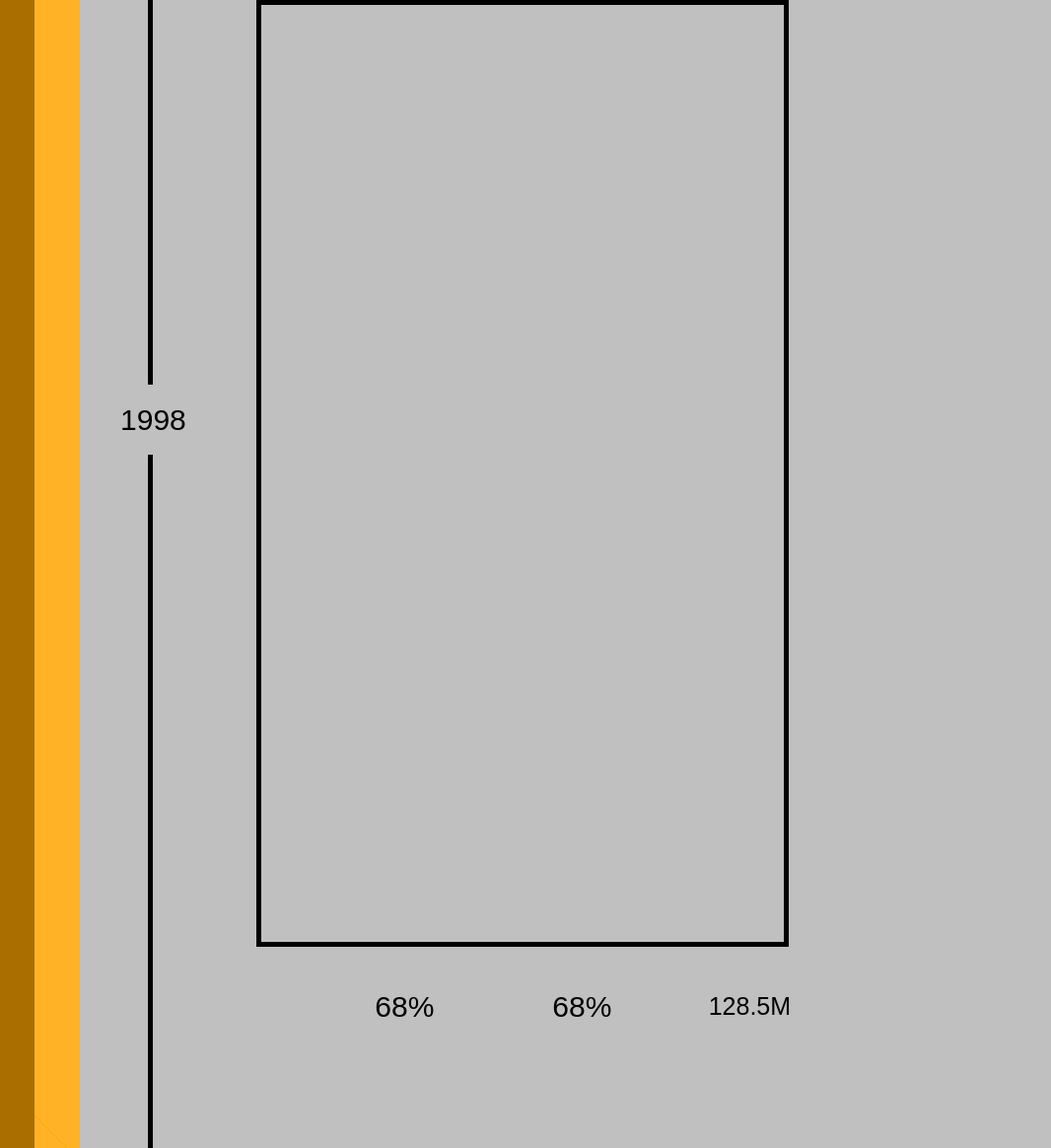
<?xml version="1.0" encoding="UTF-8"?>
<ui version="4.0">
 <class>Form</class>
 <widget class="QWidget" name="Form">
  <property name="geometry">
   <rect>
    <x>0</x>
    <y>0</y>
    <width>1066</width>
    <height>1164</height>
   </rect>
  </property>
  <property name="windowTitle">
   <string>Form</string>
  </property>
  <property name="styleSheet">
   <string notr="true">background-color: silver</string>
  </property>
  <widget class="QLabel" name="Poster_icon">
   <property name="geometry">
    <rect>
     <x>260</x>
     <y>0</y>
     <width>540</width>
     <height>960</height>
    </rect>
   </property>
   <property name="autoFillBackground">
    <bool>false</bool>
   </property>
   <property name="frameShape">
    <enum>QFrame::Box</enum>
   </property>
   <property name="lineWidth">
    <number>5</number>
   </property>
   <property name="text">
    <string/>
   </property>
   <property name="pixmap">
    <pixmap>Will Smith/Independence_Day.jpg</pixmap>
   </property>
   <property name="scaledContents">
    <bool>true</bool>
   </property>
   <property name="alignment">
    <set>Qt::AlignCenter</set>
   </property>
  </widget>
  <widget class="QLabel" name="Tmeter_icon">
   <property name="geometry">
    <rect>
     <x>260</x>
     <y>960</y>
     <width>120</width>
     <height>120</height>
    </rect>
   </property>
   <property name="text">
    <string/>
   </property>
   <property name="pixmap">
    <pixmap>icons/FreshTomato.png</pixmap>
   </property>
   <property name="scaledContents">
    <bool>true</bool>
   </property>
  </widget>
  <widget class="QLabel" name="TmeterScore">
   <property name="geometry">
    <rect>
     <x>370</x>
     <y>960</y>
     <width>81</width>
     <height>120</height>
    </rect>
   </property>
   <property name="baseSize">
    <size>
     <width>0</width>
     <height>0</height>
    </size>
   </property>
   <property name="styleSheet">
    <string notr="true">font-size: 30px;</string>
   </property>
   <property name="text">
    <string>68%</string>
   </property>
   <property name="scaledContents">
    <bool>true</bool>
   </property>
   <property name="alignment">
    <set>Qt::AlignCenter</set>
   </property>
   <property name="indent">
    <number>-1</number>
   </property>
  </widget>
  <widget class="QLabel" name="PmeterScore">
   <property name="geometry">
    <rect>
     <x>550</x>
     <y>960</y>
     <width>81</width>
     <height>120</height>
    </rect>
   </property>
   <property name="baseSize">
    <size>
     <width>0</width>
     <height>0</height>
    </size>
   </property>
   <property name="styleSheet">
    <string notr="true">font-size: 30px;</string>
   </property>
   <property name="text">
    <string>68%</string>
   </property>
   <property name="scaledContents">
    <bool>true</bool>
   </property>
   <property name="alignment">
    <set>Qt::AlignCenter</set>
   </property>
   <property name="indent">
    <number>-1</number>
   </property>
  </widget>
  <widget class="QLabel" name="Pmeter_icon">
   <property name="geometry">
    <rect>
     <x>447</x>
     <y>960</y>
     <width>120</width>
     <height>120</height>
    </rect>
   </property>
   <property name="text">
    <string/>
   </property>
   <property name="pixmap">
    <pixmap>icons/FreshPopcorn.png</pixmap>
   </property>
   <property name="scaledContents">
    <bool>true</bool>
   </property>
  </widget>
  <widget class="QLabel" name="BoxOfficeScore">
   <property name="geometry">
    <rect>
     <x>720</x>
     <y>960</y>
     <width>81</width>
     <height>120</height>
    </rect>
   </property>
   <property name="baseSize">
    <size>
     <width>0</width>
     <height>0</height>
    </size>
   </property>
   <property name="styleSheet">
    <string notr="true">font-size: 25px;</string>
   </property>
   <property name="text">
    <string>128.5M</string>
   </property>
   <property name="scaledContents">
    <bool>true</bool>
   </property>
   <property name="alignment">
    <set>Qt::AlignCenter</set>
   </property>
   <property name="indent">
    <number>-1</number>
   </property>
  </widget>
  <widget class="QLabel" name="BoxOffice_icon">
   <property name="geometry">
    <rect>
     <x>630</x>
     <y>970</y>
     <width>100</width>
     <height>100</height>
    </rect>
   </property>
   <property name="text">
    <string/>
   </property>
   <property name="pixmap">
    <pixmap>icons/box_office.png</pixmap>
   </property>
   <property name="scaledContents">
    <bool>true</bool>
   </property>
  </widget>
  <widget class="Line" name="Timeline">
   <property name="geometry">
    <rect>
     <x>150</x>
     <y>0</y>
     <width>5</width>
     <height>1641</height>
    </rect>
   </property>
   <property name="styleSheet">
    <string notr="true">background-color: black</string>
   </property>
   <property name="lineWidth">
    <number>1</number>
   </property>
   <property name="orientation">
    <enum>Qt::Vertical</enum>
   </property>
  </widget>
  <widget class="QLabel" name="Year_label">
   <property name="geometry">
    <rect>
     <x>120</x>
     <y>390</y>
     <width>71</width>
     <height>71</height>
    </rect>
   </property>
   <property name="styleSheet">
    <string notr="true">font-size: 30px</string>
   </property>
   <property name="text">
    <string>1998</string>
   </property>
   <property name="alignment">
    <set>Qt::AlignCenter</set>
   </property>
  </widget>
  <widget class="Line" name="line">
   <property name="geometry">
    <rect>
     <x>-10</x>
     <y>-70</y>
     <width>91</width>
     <height>1251</height>
    </rect>
   </property>
   <property name="styleSheet">
    <string notr="true">background-color: orange;</string>
   </property>
   <property name="lineWidth">
    <number>50</number>
   </property>
   <property name="orientation">
    <enum>Qt::Vertical</enum>
   </property>
  </widget>
  <zorder>BoxOffice_icon</zorder>
  <zorder>Pmeter_icon</zorder>
  <zorder>Tmeter_icon</zorder>
  <zorder>Poster_icon</zorder>
  <zorder>TmeterScore</zorder>
  <zorder>PmeterScore</zorder>
  <zorder>BoxOfficeScore</zorder>
  <zorder>Timeline</zorder>
  <zorder>Year_label</zorder>
  <zorder>line</zorder>
 </widget>
 <resources/>
 <connections/>
</ui>
